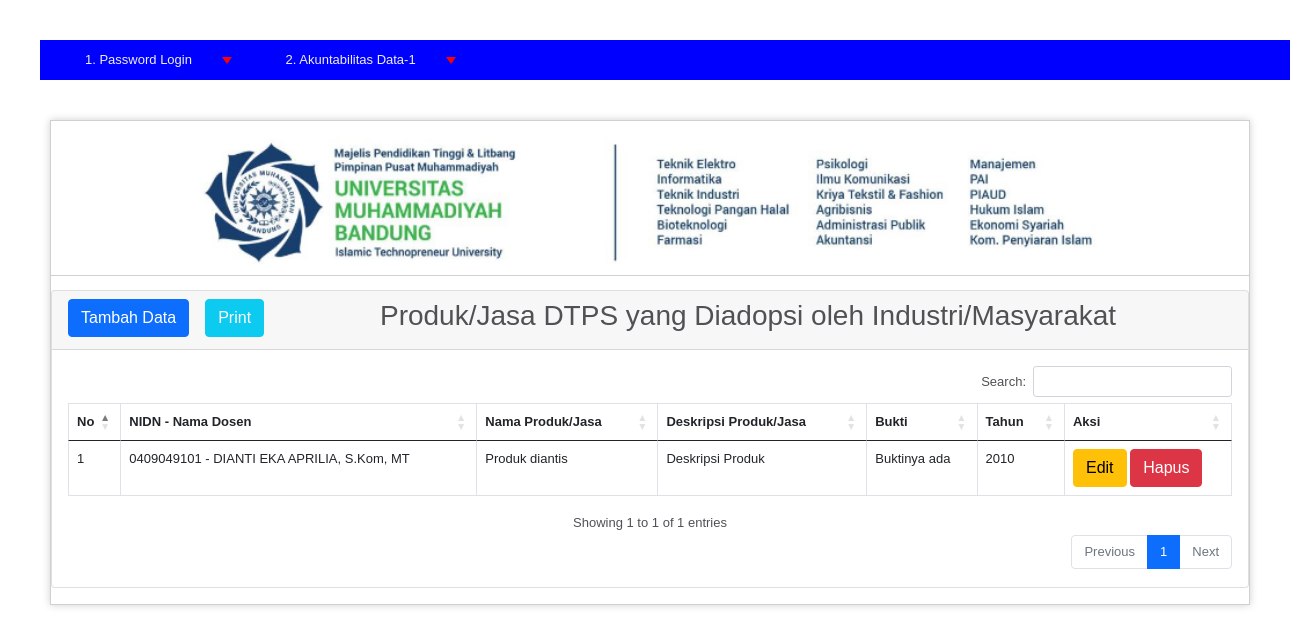
The app's page /index.php/C03_tb_3b6/index with its own data.
### application/controllers/C03_tb_3b6.php (called while the page is built, shortened)
<?php
class C03_tb_3b6 extends CI_Controller
{
    public function __construct()
    {
        $this->load->model("M03_tb_3b6");
        $this->load->library('form_validation');
    }
    public function index()
    {
        $data["tb_3b6"] = $this->M03_tb_3b6->getAll();
        $this->load->view("V03_tb-3b1_3b6/V03_tb_3b6_list", $data);
    }
}

### index.php (called while the page is built, shortened)
<?php
require_once BASEPATH.'core/CodeIgniter.php';

### application/models/M03_tb_3b6.php (called while the page is built, shortened)
<?php defined('BASEPATH') OR exit('No direct script access allowed');
class M03_tb_3b6 extends CI_Model
{
    private $_table = "tb-3b6";
    public function getAll()
    {
        return $this->db->get($this->_table)->result();
    }
}

### application/views/V03_tb-3b1_3b6/V03_tb_3b6_list.php (the view, shortened to what this page needs)
<!doctype html>
<html lang="en">
  <head>
    <link href="https://cdn.jsdelivr.net/npm/bootstrap@5.1.3/dist/css/bootstrap.min.css" rel="stylesheet">
    <link href="https://cdnjs.cloudflare.com/ajax/libs/twitter-bootstrap/5.0.1/css/bootstrap.min.css" rel="stylesheet">
    <link href="https://cdn.datatables.net/1.11.4/css/dataTables.bootstrap5.min.css" rel="stylesheet">
    <link href="https://cdn.datatables.net/buttons/2.2.2/css/buttons.dataTables.min.css" rel="stylesheet">
  </head>
  <body>
    <div class="card mb-3">
        <div class="card-header">
            <a href="<?php echo site_url('/C03_tb_3b6/add') ?>" class="btn btn-primary float-start">Tambah Data</a>
            <a href="<?php echo site_url('/C03_tb_3b6/print') ?>" target="_blank" href="#" class=" ms-3 btn btn-info text-white float-start">Print</a>
            <h3>Produk/Jasa DTPS yang Diadopsi oleh Industri/Masyarakat</h3>
        </div>
        <div class="card-body">
            <div class="table-responsive">
                <table class="table table-hover table-bordered" id="dataTable" width="100%" cellspacing="0">
                    <thead>
                        <tr>
                            <th>No</th>
                            <th>NIDN - Nama Dosen</th>
                            <th>Nama Produk/Jasa</th>
                            <th>Deskripsi Produk/Jasa</th>
                            <th>Bukti</th>
                            <th>Tahun</th>
                            <th>Aksi</th>
                        </tr>
                    </thead>
                    <tbody>
                        <?php
                            $no = 0;
                            foreach ($tb_3b6 as $data):
                                $no++;
                        ?>
                        <tr>
                            <td width="10">
                                <?php echo $no ?>
                            </td>
                            <td>
                                <?php echo $data->nidn." - ".$data->nama_dosen  ?>
                            </td>
                            <td>
                                <?php echo $data->nama_produk_jasa ?>
                            </td>
                            <td>
                                <?php echo $data->deskripsi_produk_jasa ?>
                            </td>
                            <td>
                                <?php echo $data->bukti ?>
                            </td>
                            <td>
                                <?php echo $data->tahun ?>
                            </td>
                            <td width="150">
                                <a href="<?php echo site_url('/C03_tb_3b6/edit/'.$data->id) ?>"
                                    class="btn btn-small btn-warning"><i class="fas fa-edit"></i> Edit</a>
                                <button  onclick="deleteConfirm('<?php echo site_url('/C03_tb_3b6/delete/'.$data->id) ?>')"
                                    class="btn btn-small btn-danger"><i class="fas fa-trash"></i> Hapus</button>
                            </td>
                        </tr>
                        <?php endforeach; ?>
                    </tbody>
                </table>
            </div>
        </div>
    </div>
  </body>
</html>

### css/background_01.css (style rules this page uses)
body { background-color: #fff; margin: 40px; font: 13px/20px normal Helvetica, Arial, sans-serif; color: #4F5155; }

### records on screen
tb-3b6: nidn "0409049101", nama_dosen "DIANTI EKA APRILIA, S.Kom, MT", nama_produk_jasa "Produk diantis", deskripsi_produk_jasa "Deskripsi Produk", bukti "Buktinya ada", tahun "2010"
